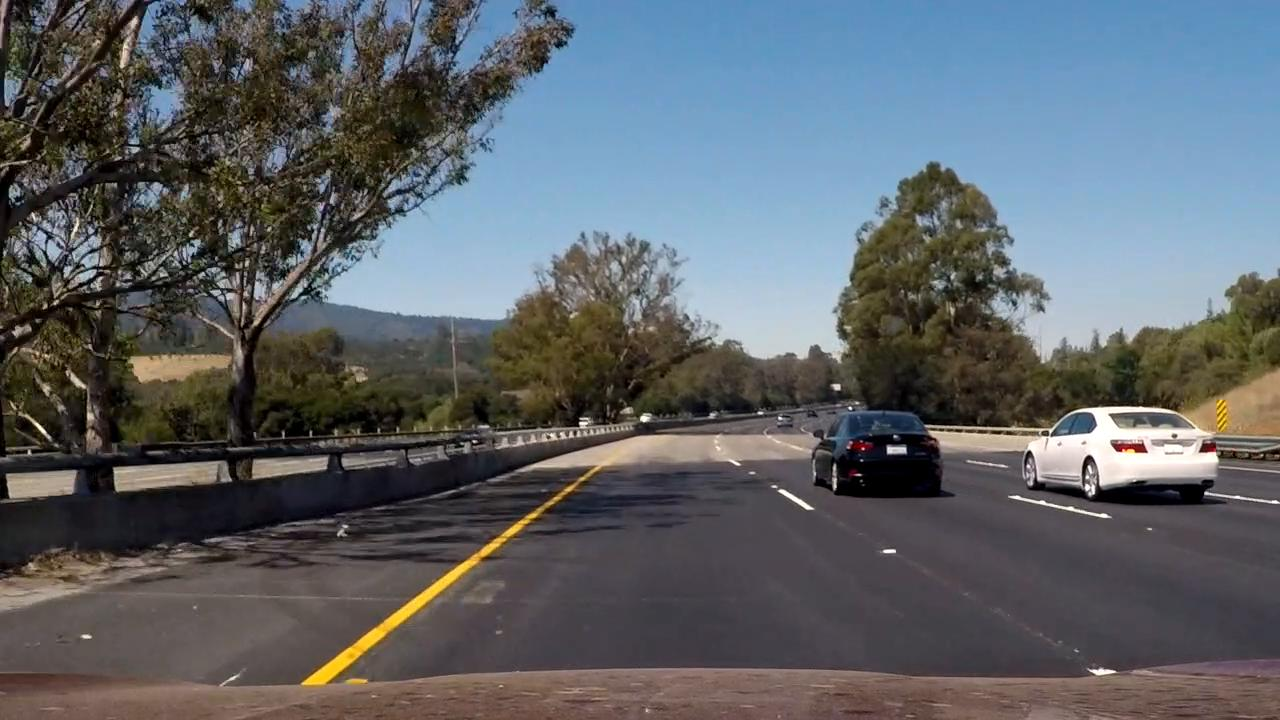
#> input picture video_samples_shadab/project_video/frame39.jpeg, 1280 x 720 px, found by its file name
$ jupyter execute --allow-errors example-new.ipynb   (shell and % lines are left out)   (older library calls are emulated)
#> lines starting #> are read from the running program, lines starting #| are printed output that depends on the picture
#> further down, img is the input picture: shape (720, 1280, 3); mean B, G, R 104.1, 99.2, 94.1
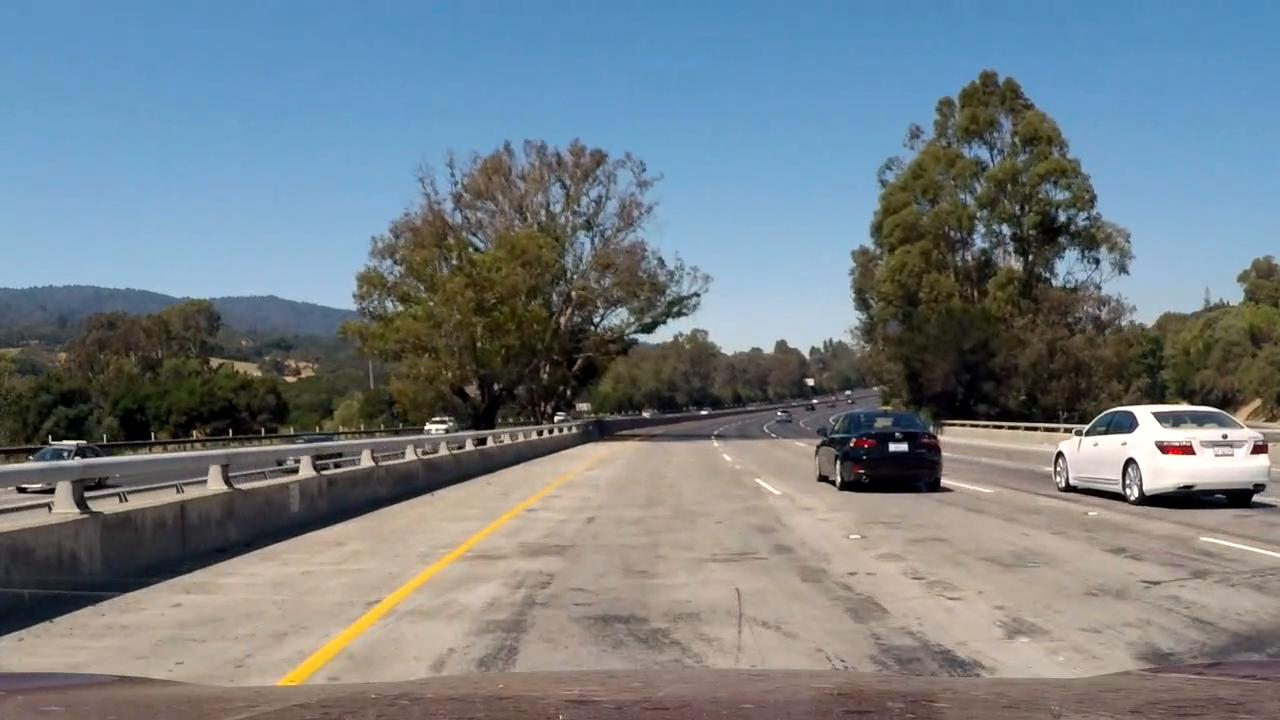
#> input picture video_samples_shadab/project_video/frame40.jpeg, 1280 x 720 px, found by its file name
#> further down, img1 is the input picture: shape (720, 1280, 3); mean B, G, R 133, 126.5, 116.6
## Advanced Lane Finding Project

The goals / steps of this project are the following:

* Compute the camera calibration matrix and distortion coefficients given a set of chessboard images.
* Apply a distortion correction to raw images.
* Use color transforms, gradients, etc., to create a thresholded binary image.
* Apply a perspective transform to rectify binary image ("birds-eye view").
* Detect lane pixels and fit to find the lane boundary.
* Determine the curvature of the lane and vehicle position with respect to center.
* Warp the detected lane boundaries back onto the original image.
* Output visual display of the lane boundaries and numerical estimation of lane curvature and vehicle position.

---
## First, I'll compute the camera calibration using chessboard images

[cell 1]
import numpy as np
import cv2
import glob
import matplotlib.pyplot as plt

# prepare object points, like (0,0,0), (1,0,0), (2,0,0) ....,(6,5,0)
objp = np.zeros((6*9,3), np.float32)
objp[:,:2] = np.mgrid[0:9,0:6].T.reshape(-1,2)

# Arrays to store object points and image points from all the images.
objpoints = [] # 3d points in real world space
imgpoints = [] # 2d points in image plane.

# Make a list of calibration images
images = glob.glob('../camera_cal/calibration*.jpg')

# Step through the list and search for chessboard corners
for fname in images:
    img = cv2.imread(fname)
    gray = cv2.cvtColor(img,cv2.COLOR_BGR2GRAY)

    # Find the chessboard corners
    ret, corners = cv2.findChessboardCorners(gray, (9,6),None)

    # If found, add object points, image points
    if ret == True:
        objpoints.append(objp)
        imgpoints.append(corners)

        # Draw and display the corners
        img = cv2.drawChessboardCorners(img, (9,6), corners, ret)
        cv2.imshow('img',img)
        cv2.waitKey(500)

cv2.destroyAllWindows()

## And so on and so forth...

[cell 2]
global imgpoints
global objpoints
# [35 lines left out: function calibrate_camera, not called in this run]

[cell 3]
# Define a class to receive the characteristics of each line detection
class Line():
    def __init__(self):
        # was the line detected in the last iteration?
        self.detected = False
        # x values of the last n fits of the line
        self.recent_xfitted = []
        #average x values of the fitted line over the last n iterations
        self.bestx = None
        #polynomial coefficients averaged over the last n iterations
        self.best_fit = None
        #polynomial coefficients for the most recent fit
        self.current_fit = [np.array([False])]
        #radius of curvature of the line in some units
        self.radius_of_curvature = None
        #distance in meters of vehicle center from the line
        self.line_base_pos = None
        #difference in fit coefficients between last and new fits
        self.diffs = np.array([0,0,0], dtype='float')
        #x values for detected line pixels
        self.allx = None
        #y values for detected line pixels
        self.ally = None

[cell 4]
def threshold_warp(img, debug):

#> called with debug = True
    gray = cv2.cvtColor(img, cv2.COLOR_BGR2GRAY)
    hls = cv2.cvtColor(img, cv2.COLOR_BGR2HLS)
    s_channel = hls[:,:,2]

    # Sobel x
    sobelx = cv2.Sobel(gray, cv2.CV_64F, 1, 0) # Take the derivative in x
    abs_sobelx = np.absolute(sobelx) # Absolute x derivative to accentuate lines away from horizontal
    scaled_sobel = np.uint8(255*abs_sobelx/np.max(abs_sobelx))

    # Threshold x gradient
    thresh_min = 50
    thresh_max = 255
    sxbinary = np.zeros_like(scaled_sobel)
    sxbinary[(scaled_sobel >= thresh_min) & (scaled_sobel <= thresh_max)] = 1

    # Threshold color channel
    s_thresh_min = 150
    s_thresh_max = 255
    s_binary = np.zeros_like(s_channel)
    s_binary[(s_channel >= s_thresh_min) & (s_channel <= s_thresh_max)] = 1

    # Stack each channel to view their individual contributions in green and blue respectively
    # This returns a stack of the two binary images, whose components you can see as different colors
    color_binary = np.dstack(( np.zeros_like(sxbinary), sxbinary, s_binary)) * 255

    # Combine the two binary thresholds
    binary_warped = np.zeros_like(sxbinary)
    binary_warped[(s_binary == 1) | (sxbinary == 1)] = 1

    # Plotting thresholded images
    if debug:
        f, (ax1, ax2) = plt.subplots(1, 2, figsize=(20,10))
        ax1.set_title('Stacked thresholds')
        ax1.imshow(color_binary)

        ax2.set_title('Combined S channel and gradient thresholds')
        ax2.imshow(binary_warped, cmap='gray')

    gray = cv2.cvtColor(color_binary, cv2.COLOR_BGR2GRAY)
    h,w,b = img.shape

    src = np.float32([[550,460],[730,460],[0,h],[w,h]])
    dst = np.float32([[0,0],[w,0],[0,h],[w,h]])

    M = cv2.getPerspectiveTransform(src, dst)
    Minv = cv2.getPerspectiveTransform(dst, src)

    warped = cv2.warpPerspective(binary_warped, M, (w,h), flags=cv2.INTER_LINEAR)
    if debug:
        plt.show()
        plt.imshow(warped, cmap = 'gray')
        plt.show()

    return warped

[cell 5]
def detect_lanes(binary_warped, debug):
#> called with debug = True
    global line

    if (line.detected):
        # Assume you now have a new warped binary image
        # from the next frame of video (also called "binary_warped")
        # It's now much easier to find line pixels!

        left_fit, right_fit = line.current_fit

        nonzero = binary_warped.nonzero()
        nonzeroy = np.array(nonzero[0])
        nonzerox = np.array(nonzero[1])
        margin = 100
        left_lane_inds = ((nonzerox > (left_fit[0]*(nonzeroy**2) + left_fit[1]*nonzeroy +
        left_fit[2] - margin)) & (nonzerox < (left_fit[0]*(nonzeroy**2) +
        left_fit[1]*nonzeroy + left_fit[2] + margin)))

        right_lane_inds = ((nonzerox > (right_fit[0]*(nonzeroy**2) + right_fit[1]*nonzeroy +
        right_fit[2] - margin)) & (nonzerox < (right_fit[0]*(nonzeroy**2) +
        right_fit[1]*nonzeroy + right_fit[2] + margin)))

        # Again, extract left and right line pixel positions
        leftx = nonzerox[left_lane_inds]
        lefty = nonzeroy[left_lane_inds]
        rightx = nonzerox[right_lane_inds]
        righty = nonzeroy[right_lane_inds]
        # Fit a second order polynomial to each
        left_fit = np.polyfit(lefty, leftx, 2)
        right_fit = np.polyfit(righty, rightx, 2)
        # Generate x and y values for plotting
        ploty = np.linspace(0, binary_warped.shape[0]-1, binary_warped.shape[0] )
        left_fitx = left_fit[0]*ploty**2 + left_fit[1]*ploty + left_fit[2]
        right_fitx = right_fit[0]*ploty**2 + right_fit[1]*ploty + right_fit[2]

        # Create an image to draw on and an image to show the selection window
        out_img = np.dstack((binary_warped, binary_warped, binary_warped))*255
        window_img = np.zeros_like(out_img)
        # Color in left and right line pixels
        out_img[nonzeroy[left_lane_inds], nonzerox[left_lane_inds]] = [255, 0, 0]
        out_img[nonzeroy[right_lane_inds], nonzerox[right_lane_inds]] = [0, 0, 255]

        # Generate a polygon to illustrate the search window area
        # And recast the x and y points into usable format for cv2.fillPoly()
        left_line_window1 = np.array([np.transpose(np.vstack([left_fitx-margin, ploty]))])
        left_line_window2 = np.array([np.flipud(np.transpose(np.vstack([left_fitx+margin,
                                      ploty])))])
        left_line_pts = np.hstack((left_line_window1, left_line_window2))
        right_line_window1 = np.array([np.transpose(np.vstack([right_fitx-margin, ploty]))])
        right_line_window2 = np.array([np.flipud(np.transpose(np.vstack([right_fitx+margin,
                                      ploty])))])
        right_line_pts = np.hstack((right_line_window1, right_line_window2))

        # Draw the lane onto the warped blank image
        cv2.fillPoly(window_img, np.int_([left_line_pts]), (0,255, 0))
        cv2.fillPoly(window_img, np.int_([right_line_pts]), (0,255, 0))
        if debug:
            plt.imshow(out_img)
            plt.plot(left_fitx, ploty, color='yellow')
            plt.plot(right_fitx, ploty, color='yellow')
            plt.xlim(0, 1280)
            plt.ylim(720, 0)

        line.current_fit = [left_fit, right_fit]
        line.allx = [left_fitx, right_fitx]
        line.ally = ploty

        if(leftx.size ==0 or rightx.size ==0 or lefty.size==0 or righty.size==0):
            line.detected = False

        return out_img

    else:
        histogram = np.sum(binary_warped[binary_warped.shape[0]//2:,:], axis=0)
#> histogram = 1280 values, max 229 at index 283, min 0 at index 0, mean 12.98
        # Create an output image to draw on and  visualize the result
        out_img = np.dstack((binary_warped, binary_warped, binary_warped))*255
        # Find the peak of the left and right halves of the histogram
        # These will be the starting point for the left and right lines
        midpoint = np.int(histogram.shape[0]//2)
        leftx_base = np.argmax(histogram[:midpoint])
#> leftx_base = 283
        rightx_base = np.argmax(histogram[midpoint:]) + midpoint
#> rightx_base = 1198

        # Choose the number of sliding windows
        nwindows = 9
        # Set height of windows
        window_height = np.int(binary_warped.shape[0]//nwindows)
        # Identify the x and y positions of all nonzero pixels in the image
        nonzero = binary_warped.nonzero()
#> nonzero = 27622 positions, rows 0 to 718, columns 161 to 1279
        nonzeroy = np.array(nonzero[0])
        nonzerox = np.array(nonzero[1])
        # Current positions to be updated for each window
        leftx_current = leftx_base
#> leftx_current = 283
        rightx_current = rightx_base
#> rightx_current = 1198
        # Set the width of the windows +/- margin
        margin = 100
        # Set minimum number of pixels found to recenter window
        minpix = 50
        # Create empty lists to receive left and right lane pixel indices
        left_lane_inds = []
        right_lane_inds = []

        # Step through the windows one by one
        for window in range(nwindows):
            # Identify window boundaries in x and y (and right and left)
            win_y_low = binary_warped.shape[0] - (window+1)*window_height
            win_y_high = binary_warped.shape[0] - window*window_height
            win_xleft_low = leftx_current - margin
            win_xleft_high = leftx_current + margin
            win_xright_low = rightx_current - margin
            win_xright_high = rightx_current + margin
            # Draw the windows on the visualization image
            cv2.rectangle(out_img,(win_xleft_low,win_y_low),(win_xleft_high,win_y_high),
            (0,255,0), 2)
            cv2.rectangle(out_img,(win_xright_low,win_y_low),(win_xright_high,win_y_high),
            (0,255,0), 2)
            # Identify the nonzero pixels in x and y within the window
            good_left_inds = ((nonzeroy >= win_y_low) & (nonzeroy < win_y_high) &
            (nonzerox >= win_xleft_low) &  (nonzerox < win_xleft_high)).nonzero()[0]
            good_right_inds = ((nonzeroy >= win_y_low) & (nonzeroy < win_y_high) &
            (nonzerox >= win_xright_low) &  (nonzerox < win_xright_high)).nonzero()[0]
            # Append these indices to the lists
            left_lane_inds.append(good_left_inds)
            right_lane_inds.append(good_right_inds)
            # If you found > minpix pixels, recenter next window on their mean position
            if len(good_left_inds) > minpix:
                leftx_current = np.int(np.mean(nonzerox[good_left_inds]))
            if len(good_right_inds) > minpix:
                rightx_current = np.int(np.mean(nonzerox[good_right_inds]))
#> this loop made 9 passes
#> (win_xleft_low, win_xleft_high, win_xright_low, win_xright_high, leftx_current, rightx_current) on passes 1, 2, 4, 5: (183, 383, 1098, 1298, 272, 1190), (172, 372, 1090, 1290, 283, 1205), (198, 398, 1105, 1305, 323, 1210), (223, 423, 1110, 1310, 333, 1222)
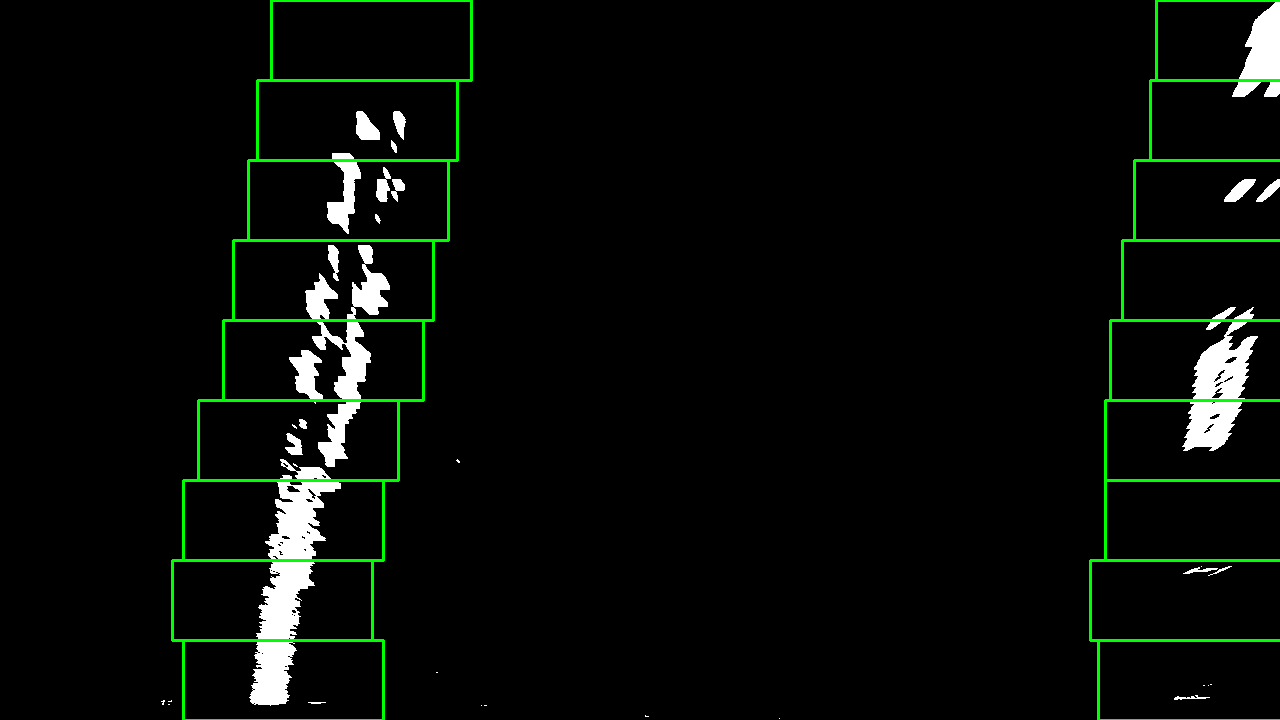
#> out_img: shape (720, 1280, 3); mean of channels 0, 1, 2 7.4, 12, 7.4; drawn as B, G, R
#> after the loop, left_lane_inds = 9 items; right_lane_inds = 9 items

        # Concatenate the arrays of indices
        left_lane_inds = np.concatenate(left_lane_inds)
#> left_lane_inds = 18677 values, max 27611 at index 2300, min 2769 at index 17769, mean 15913.9
        right_lane_inds = np.concatenate(right_lane_inds)
#> right_lane_inds = 8906 values, max 27397 at index 83, min 0 at index 6678, mean 9349

        # Extract left and right line pixel positions
        leftx = nonzerox[left_lane_inds]
#> leftx = 18677 values, max 405 at index 17950, min 249 at index 1992, mean 316.7
        lefty = nonzeroy[left_lane_inds]
#> lefty = 18677 values, max 705 at index 2300, min 111 at index 17769, mean 438.5
        rightx = nonzerox[right_lane_inds]
#> rightx = 8906 values, max 1279 at index 5573, min 1174 at index 46, mean 1233.8
        righty = nonzeroy[right_lane_inds]
#> righty = 8906 values, max 699 at index 78, min 0 at index 6678, mean 276.2

        # Fit a second order polynomial to each
        left_fit = np.polyfit(lefty, leftx, 2)
#> left_fit = [-7.25e-05, -0.131, 390.2]
        right_fit = np.polyfit(righty, rightx, 2)
#> right_fit = [1.77e-05, -0.142, 1271]

        # Generate x and y values for plotting
        ploty = np.linspace(0, binary_warped.shape[0]-1, binary_warped.shape[0] )
        left_fitx = left_fit[0]*ploty**2 + left_fit[1]*ploty + left_fit[2]
#> left_fitx = 720 values, max 390.2 at index 0, min 258.2 at index 719, mean 330.4
        right_fitx = right_fit[0]*ploty**2 + right_fit[1]*ploty + right_fit[2]
#> right_fitx = 720 values, max 1271 at index 0, min 1178.4 at index 719, mean 1223.2

        out_img[nonzeroy[left_lane_inds], nonzerox[left_lane_inds]] = [255, 0, 0]
        out_img[nonzeroy[right_lane_inds], nonzerox[right_lane_inds]] = [0, 0, 255]
        if debug:
            plt.imshow(out_img)
            plt.plot(left_fitx, ploty, color='yellow')
            plt.plot(right_fitx, ploty, color='yellow')
            plt.xlim(0, 1280)
            plt.ylim(720, 0)
            plt.show()

        if(leftx.size !=0 and rightx.size !=0 and lefty.size!=0 and righty.size!=0):
            line.detected = True
        line.current_fit = [left_fit, right_fit]
#> line.current_fit = [[-7.25e-05, -0.131, 390.2], [1.77e-05, -0.142, 1271]]
        line.allx = [left_fitx, right_fitx]
        line.ally = ploty

        return out_img

[cell 6]
def project_to_image(image, warped, debug):

#> called with debug = True
    global line

    h,w,b = image.shape

    left_fitx, right_fitx = line.allx
    ploty = line.ally

    # Create an image to draw the lines on
    warp_zero = np.zeros_like(warped).astype(np.uint8)
    color_warp = np.dstack((warp_zero,warp_zero,warp_zero))

    # Recast the x and y points into usable format for cv2.fillPoly()
    pts_left = np.array([np.transpose(np.vstack([left_fitx, ploty]))])
#> pts_left = 720 pairs, first value 258.2 to 390.2, second value 0 to 719
    pts_right = np.array([np.flipud(np.transpose(np.vstack([right_fitx, ploty])))])
#> pts_right = 720 pairs, first value 1178.4 to 1271, second value 0 to 719
    pts = np.hstack((pts_left, pts_right))
#> pts = 1440 pairs, first value 258.2 to 1271, second value 0 to 719

    # Draw the lane onto the warped blank image
    cv2.fillPoly(warp_zero, np.int32([pts]), (0,255, 0))
    src = np.float32([[550,460],[730,460],[0,h],[w,h]])
    dst = np.float32([[0,0],[w,0],[0,h],[w,h]])

    Minv = cv2.getPerspectiveTransform(dst, src)
#> Minv = [[0.141, -0.764, 550], [0, -0.498, 460], [0, -0.00119, 1]]
    #print(warp_zero.shape, color_warp.shape)
    # Warp the blank back to original image space using inverse perspective matrix (Minv)
    newwarp = cv2.warpPerspective(warp_zero, Minv, (image.shape[1], image.shape[0]))
    # Combine the result with the original image
    #print(image.shape, newwarp.shape)
    result = cv2.addWeighted(image, 1, newwarp, 0.3, 0)
    if debug:
        plt.imshow(result)
        plt.show()

    return result

[cell 7]
def process_image(img, debug = False):

    global line

    img = cv2.cvtColor(img, cv2.COLOR_BGR2RGB)
    #plt.imshow(img)
    #plt.show()

    binary_warped = threshold_warp(img, debug)
    out_img = detect_lanes(binary_warped, debug)
    result = project_to_image(img, out_img, debug)

    return result

[cell 8]
import numpy as np
import cv2
import glob
import matplotlib.pyplot as plt
global line

line = Line()
img = cv2.imread("../video_samples_shadab/project_video/frame39.jpeg")
img1 = cv2.imread("../video_samples_shadab/project_video/frame40.jpeg")
#img2 = cv2.imread("../video_samples_shadab/project_video/frame41.jpeg")

process_image(img,True)#)
process_image(img1,True)#,cmap='gray')
#> call 2 of project_to_image, with debug = True
#> in project_to_image (call 2), `left_fitx, right_fitx = line.allx`: left_fitx = 720 values, max 343.3 at index 0, min 230.2 at index 610, mean 262.4; right_fitx = 720 values, max 1292.8 at index 0, min 1186 at index 490, mean 1212.8
#> in project_to_image (call 2), `pts_left = np.array([np.transpose(np.vstack([left_fitx, ploty]))])`: pts_left = 720 pairs, first value 230.2 to 343.3, second value 0 to 719
#> in project_to_image (call 2), `pts_right = np.array([np.flipud(np.transpose(np.vstack([right_fitx, pl..`: pts_right = 720 pairs, first value 1186 to 1292.8, second value 0 to 719
#> in project_to_image (call 2), `pts = np.hstack((pts_left, pts_right))`: pts = 1440 pairs, first value 230.2 to 1292.8, second value 0 to 719
#> in project_to_image (call 2), `plt.show()`:
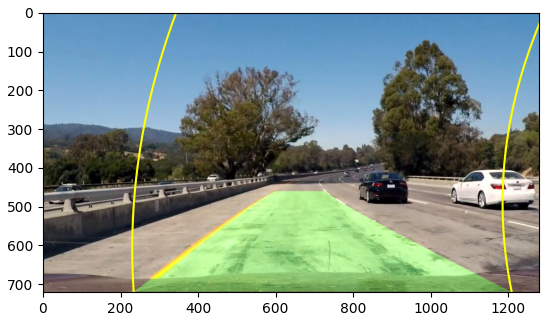
#> figure drawn by matplotlib, 1 panel
#plt.imshow(process_image(img2),cmap='gray')
